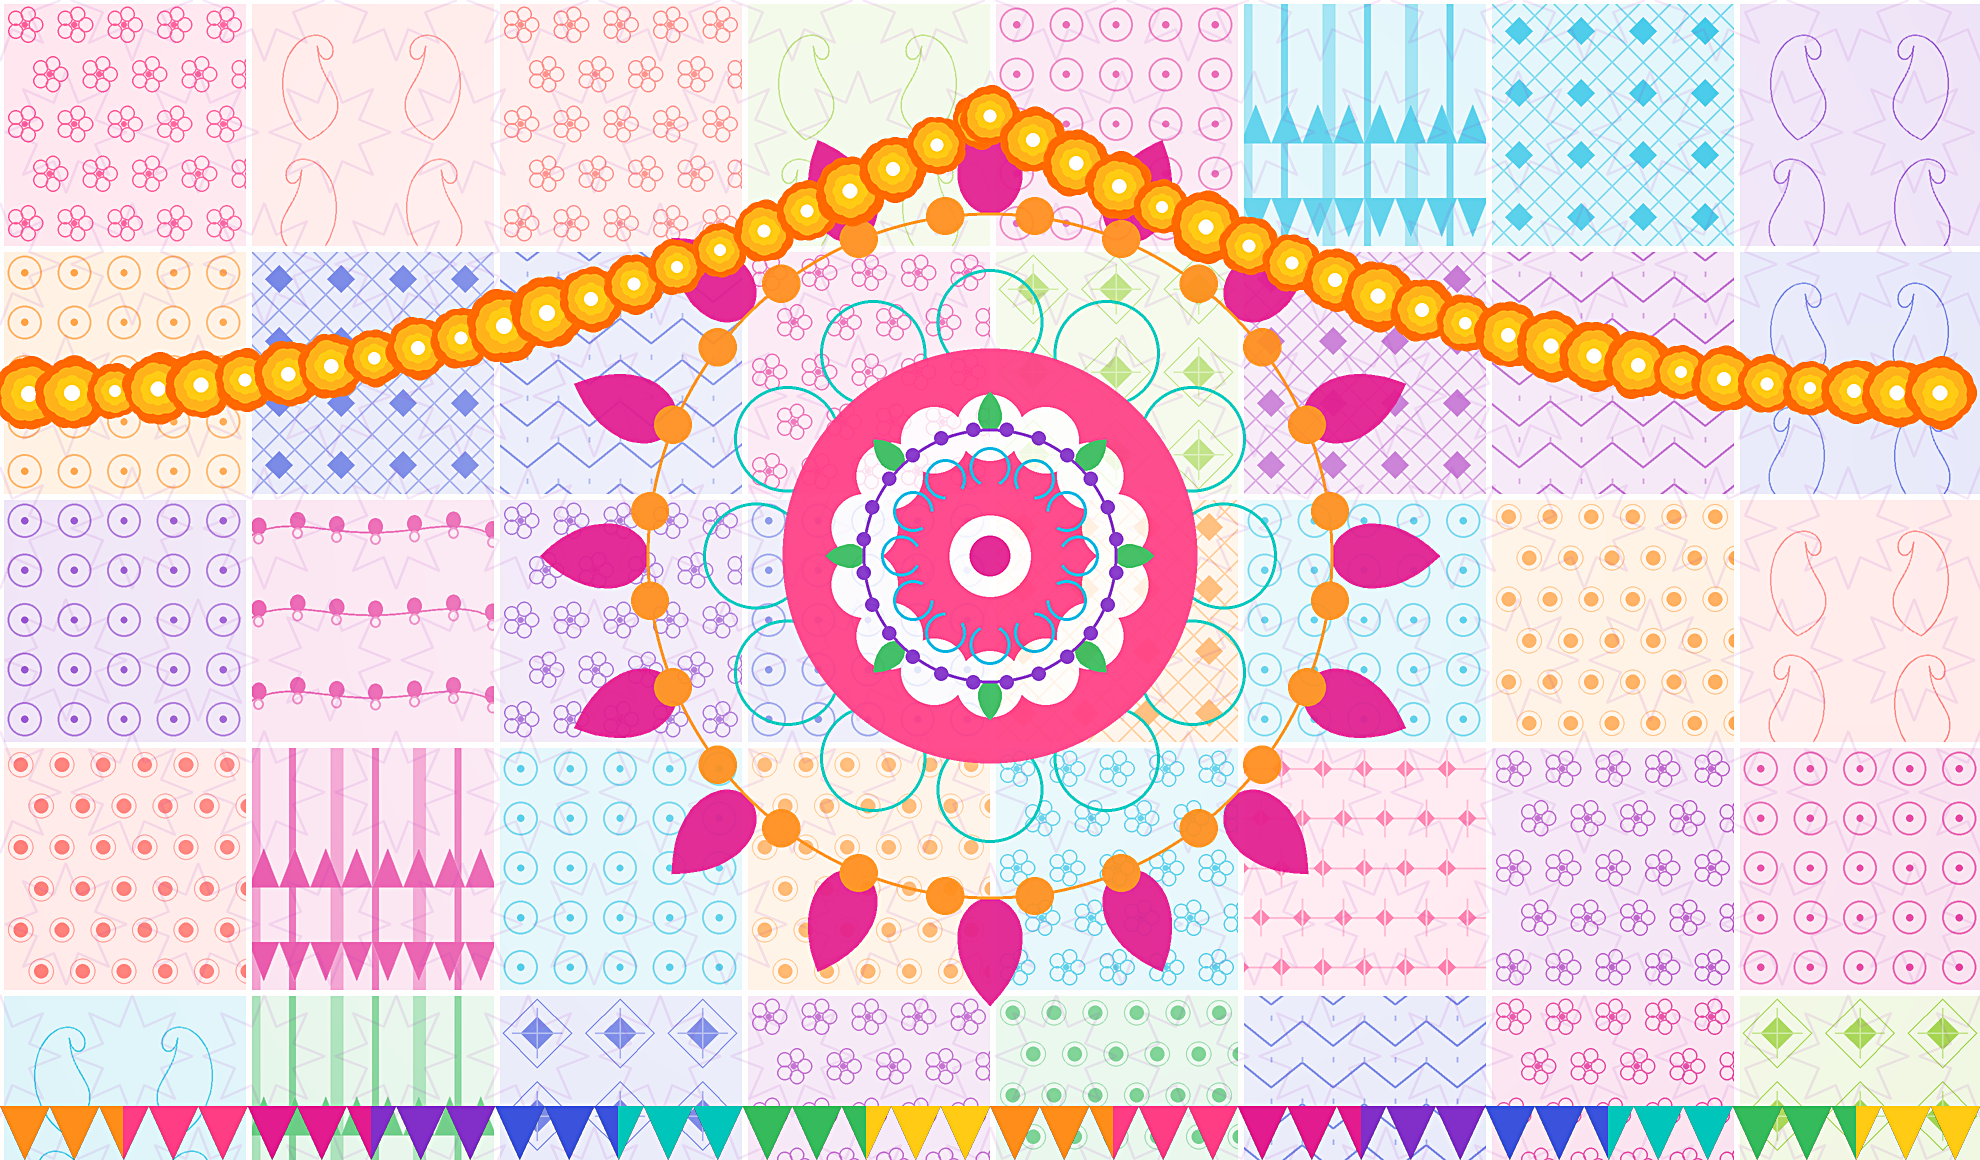

Python code for this plot:
"""Procedural cultural-mosaic centrepiece for the arch panel.

A bright alternative to the photographic hero: a patchwork of ten regional
Indian textile patterns on a white ground, a multi-colour rangoli medallion,
marigold garland swags and a temple-triangle base band.

    python3 centrepiece.py          ->  centrepiece.png
"""
import math
import os
import random
from PIL import Image, ImageDraw, ImageFilter

import motifs as M
import ornament as O
import textiles as T

HERE = os.path.dirname(os.path.abspath(__file__))

SAFFRON = (255, 141, 26)
ORANGE = (255, 106, 0)
MARIGOLD = (255, 178, 26)
YELLOW = (255, 203, 20)
CORAL = (255, 94, 87)
PINK = (255, 61, 133)
MAGENTA = (226, 27, 142)
PURPLE = (129, 47, 200)
ORCHID = (168, 46, 190)
ROYAL = (58, 82, 220)
CYAN = (0, 183, 226)
TURQ = (0, 197, 186)
GREEN = (54, 187, 92)
LIME = (146, 205, 44)
LEAF = (46, 160, 84)
WHITE = (255, 255, 255)

PALETTE = [SAFFRON, MAGENTA, TURQ, PURPLE, GREEN, YELLOW, ROYAL, PINK, CYAN,
           CORAL, ORCHID, LIME]


def tint(col, amount):
    return tuple(int(c + (255 - c) * (1 - amount)) for c in col)


def patchwork(w, h, cell=250, seed=11):
    """Mosaic of regional textile tiles, every patch in its own bright hue."""
    rnd = random.Random(seed)
    tiles = [f(cell) for f in T.ALL]
    layer = Image.new("RGB", (w, h), WHITE)
    cols, rows = w // cell + 2, h // cell + 2
    prev = -1
    for r in range(rows):
        for c in range(cols):
            i = rnd.randrange(len(tiles))
            while i == prev:
                i = rnd.randrange(len(tiles))
            prev = i
            col = PALETTE[(i + r * 3 + c) % len(PALETTE)]
            patch = Image.new("RGB", (cell, cell), tint(col, 0.14))
            patch.paste(Image.new("RGB", (cell, cell), tint(col, 0.90)), (0, 0),
                        tiles[i])
            layer.paste(patch, (c * cell, r * cell))
    # white seams between the patches
    d = ImageDraw.Draw(layer)
    for c in range(cols + 1):
        d.line([c * cell, 0, c * cell, h], fill=WHITE, width=6)
    for r in range(rows + 1):
        d.line([0, r * cell, w, r * cell], fill=WHITE, width=6)
    return layer


def marigold(r, seed=0, cols=(ORANGE, MARIGOLD, YELLOW)):
    """Single bright marigold bloom as an RGBA image."""
    rnd = random.Random(seed)
    SS = 2
    S = r * 2 * SS
    img = Image.new("RGBA", (S, S), (0, 0, 0, 0))
    d = ImageDraw.Draw(img)
    c = S / 2
    for ring, (frac, n, col) in enumerate(((0.98, 13, cols[0]), (0.74, 11, cols[1]),
                                          (0.48, 8, cols[2]))):
        for i in range(n):
            a = 2 * math.pi * i / n + ring * 0.4
            pr = c * frac * 0.42
            px = c + c * frac * 0.55 * math.cos(a)
            py = c + c * frac * 0.55 * math.sin(a)
            j = rnd.uniform(0.88, 1.12)
            d.ellipse([px - pr * j, py - pr * j, px + pr * j, py + pr * j],
                      fill=col + (255,))
    d.ellipse([c - c * 0.20, c - c * 0.20, c + c * 0.20, c + c * 0.20],
              fill=(255, 255, 255, 255))
    return img.resize((r * 2, r * 2), Image.LANCZOS)


def swag(panel, p0, p1, sag, r=34, seed=1, cols=(ORANGE, MARIGOLD, YELLOW)):
    """Hang a marigold garland along an arc between two points."""
    rnd = random.Random(seed)
    ctrl = ((p0[0] + p1[0]) / 2, (p0[1] + p1[1]) / 2 + sag)
    pts = O.bezier([p0, ctrl, p1], steps=200)
    step = max(1, int(len(pts) / (abs(p1[0] - p0[0]) / (r * 1.35))))
    for i, (x, y) in enumerate(pts[::step]):
        if i % 3 == 2:
            lr = int(r * 0.72)
            lf = Image.new("RGBA", (lr * 2, lr), (0, 0, 0, 0))
            ImageDraw.Draw(lf).ellipse([0, 0, lr * 2 - 1, lr - 1],
                                       fill=LEAF + (240,))
            lf = lf.rotate(rnd.uniform(-40, 40), expand=True,
                           resample=Image.BICUBIC)
            panel.alpha_composite(lf, (int(x - lf.width / 2),
                                       int(y - lf.height / 2)))
        rr = int(r * rnd.uniform(0.85, 1.15))
        panel.alpha_composite(marigold(rr, seed=i, cols=cols), (int(x - rr),
                                                               int(y - rr)))


def build(w=1980, h=1160, seed=5):
    panel = O.linear_gradient(w, h, [(0.0, (255, 255, 255)), (0.5, (255, 252, 246)),
                                     (1.0, (255, 246, 238))]).convert("RGBA")

    # the cultural mosaic itself: ten regional weaves, patch by patch
    pw = patchwork(w, h, cell=248, seed=11).convert("RGBA")
    panel = Image.blend(panel, pw, 0.92)

    # soft white wash in the centre so the medallion and any type stay legible
    g = O.radial_gradient(w, h, 255, 0, power=1.5, cx=0.5, cy=0.46)
    panel.paste(Image.new("RGB", (w, h), WHITE), (0, 0),
                g.point(lambda v: int(v * 0.38)))

    # jali lattice whisper for architectural depth
    lat = M.jali(w, h, cell=132, line=2.6)
    panel.paste(Image.new("RGB", (w, h), ORCHID), (0, 0),
                lat.point(lambda v: int(v * 0.10)))

    # rangoli medallion, centred
    ms = 900
    med = M.rangoli(ms, [MAGENTA, SAFFRON, TURQ, PINK, GREEN, PURPLE, CYAN],
                    rings=7)
    a = med.getchannel("A").point(lambda v: int(v * 0.92))
    med.putalpha(a)
    panel.alpha_composite(med, ((w - ms) // 2, int(h * 0.48) - ms // 2))

    # marigold swags draped from the shoulders towards the crown
    swag(panel, (int(w * 0.015), int(h * 0.34)), (w // 2, int(h * 0.10)),
         sag=140, seed=2)
    swag(panel, (w // 2, int(h * 0.10)), (int(w * 0.985), int(h * 0.34)),
         sag=140, seed=3)

    # bright temple-triangle band along the base
    band = M.colour_band(w, 54, lambda ww, hh: O.temple_band_mask(ww, hh),
                         [SAFFRON, PINK, MAGENTA, PURPLE, ROYAL, TURQ, GREEN,
                          YELLOW], segments=16)
    band = band.transpose(Image.FLIP_TOP_BOTTOM)
    panel.alpha_composite(band, (0, h - 54))

    panel = panel.filter(ImageFilter.UnsharpMask(2, 40, 3))
    out = os.path.join(HERE, "centrepiece.png")
    panel.convert("RGB").save(out)
    print("saved", out, panel.size)
    return out


if __name__ == "__main__":
    build()
